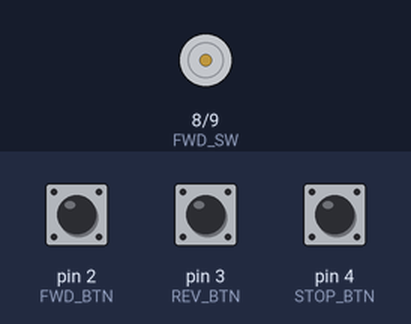
Recording of a sketch running on a simulated Arduino Uno, built with avr-gcc and run on an emulated ATmega328P. Parts: motor-driver pin pairs drawn as motors (green arrow = first pin HIGH = forward, orange = second pin HIGH = backward, longer = more drive). The inputs (shaded band) are chosen by the test bench; at power-on: pin 2 (FWD_BTN) HIGH, pin 3 (REV_BTN) HIGH, pin 4 (STOP_BTN) HIGH.

Above: at 1.2 s.
1.3 s: pin 2 (FWD_BTN) pulled LOW for 0.15 s
At 1.6 s:
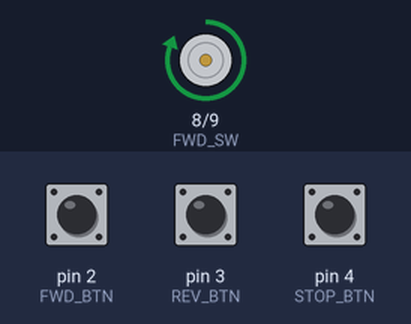
2.9 s: pin 3 (REV_BTN) pulled LOW for 0.15 s
At 4.0 s:
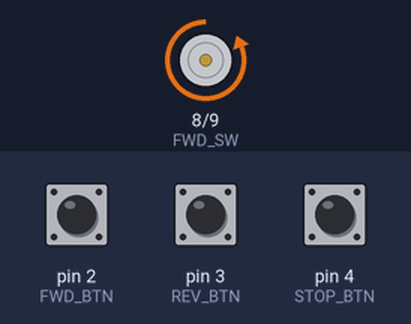
4.5 s: pin 2 (FWD_BTN) pulled LOW for 1 s
At 5.3 s:
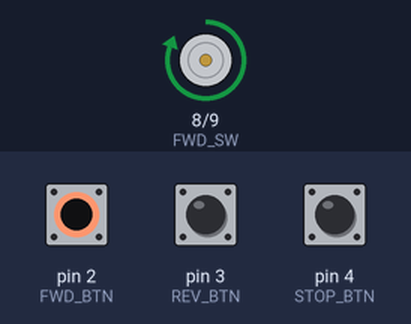
7.0 s: pin 3 (REV_BTN) pulled LOW for 1 s
At 8.4 s:
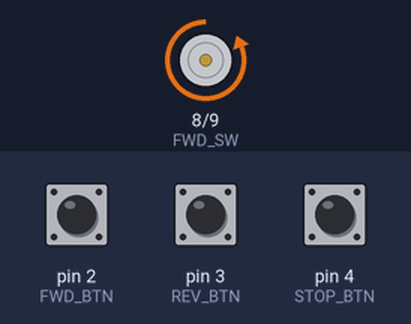
Timing chart, 0 to 10.0 s (numbered marks = the images above; inputs shaded):
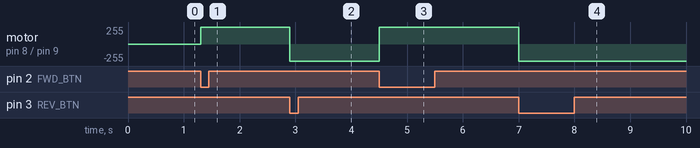

The sketch:

deepseek-fast.ino
```cpp
const uint8_t FWD_SW = 8;
const uint8_t REV_SW = 9;
const uint8_t FWD_BTN = 2;
const uint8_t REV_BTN = 3;
const uint8_t STOP_BTN = 4;

void allOff() {
  digitalWrite(FWD_SW, LOW);
  digitalWrite(REV_SW, LOW);
}

void setup() {
  pinMode(FWD_SW, OUTPUT);
  pinMode(REV_SW, OUTPUT);
  allOff();

  pinMode(FWD_BTN, INPUT_PULLUP);
  pinMode(REV_BTN, INPUT_PULLUP);
  pinMode(STOP_BTN, INPUT_PULLUP);
}

void loop() {
  if (digitalRead(STOP_BTN) == LOW) {
    allOff();
  } else if (digitalRead(FWD_BTN) == LOW) {
    digitalWrite(REV_SW, LOW);
    digitalWrite(FWD_SW, HIGH);
  } else if (digitalRead(REV_BTN) == LOW) {
    digitalWrite(FWD_SW, LOW);
    digitalWrite(REV_SW, HIGH);
  }
}
```

Measured:
- after the input at 1.3 s, motor on pin 8 (FWD_SW) / pin 9 (REV_SW): stopped → forward 255/255 at once
- after the input at 2.9 s, motor on pin 8 (FWD_SW) / pin 9 (REV_SW): forward 255/255 → backward 255/255 at once
- after the input at 4.5 s, motor on pin 8 (FWD_SW) / pin 9 (REV_SW): backward 255/255 → forward 255/255 at once
- after the input at 7.0 s, motor on pin 8 (FWD_SW) / pin 9 (REV_SW): forward 255/255 → backward 255/255 at once
